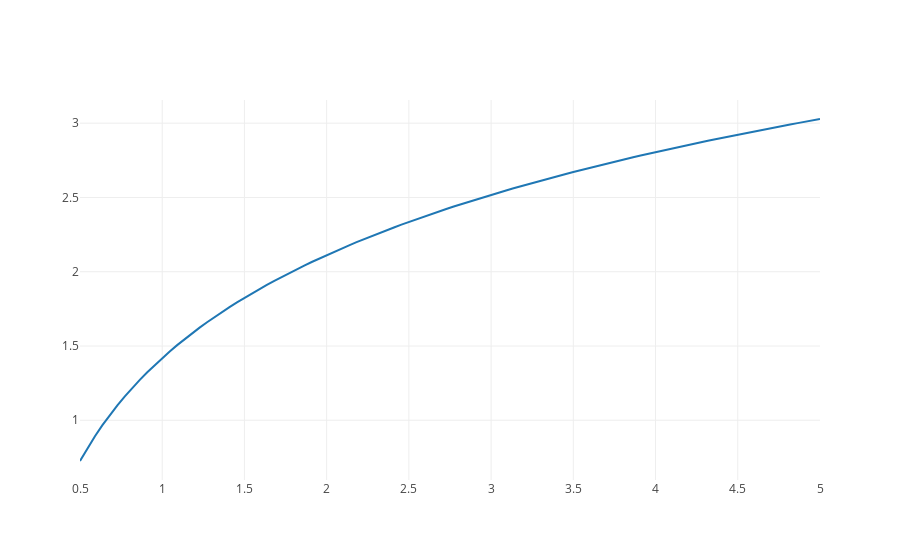

The code cell stored with this chart in its notebook:
### Code cell
lambd = torch.linspace(0.5, 5)
p_x = ds.Normal(0, lambd)
y = p_x.entropy()
iplot(cs281.plot(lambd, y))
